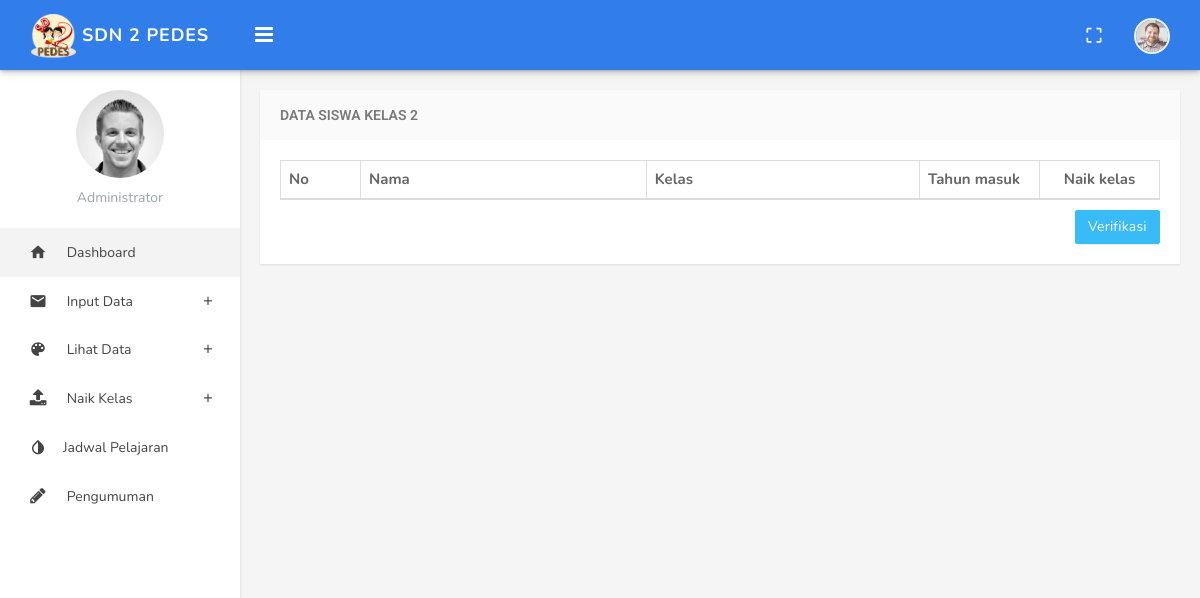
Page /index.php/admin/naikkelas/kelas2 on the earlier database version.
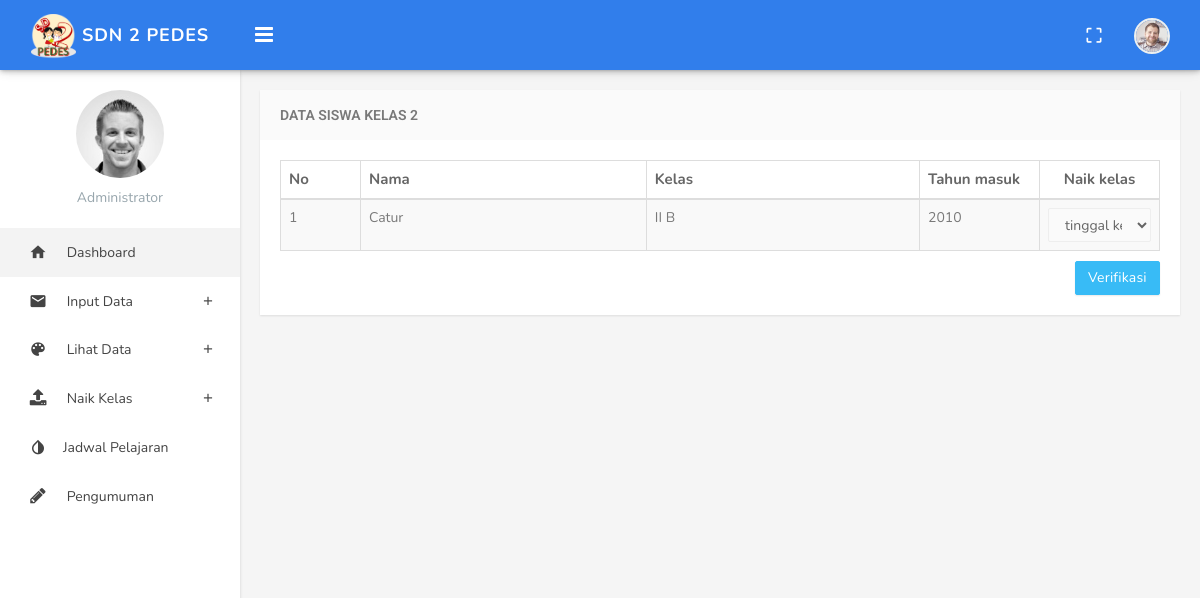
Same page on the later database version.
### tables this page shows
CREATE TABLE `siswa` (
  `nis` varchar(15) NOT NULL,
  `nama` varchar(30) NOT NULL,
  `jk` enum('L','P') NOT NULL,
  `ttl` varchar(30) NOT NULL,
  `id_kelas` int(5) NOT NULL,
  `th_masuk` varchar(15) NOT NULL,
  `nope` varchar(15) NOT NULL,
  `alamat` varchar(50) NOT NULL
);

CREATE TABLE `ruang_kelas` (
  `id` int(5) NOT NULL,
  `nama_ruangan` varchar(6) NOT NULL,
  `jumlah_siswa` int(2) NOT NULL,
  `status` int(11) NOT NULL
);

### application/controllers/admin/Naikkelas.php (called while the page is built, shortened)
<?php
class Naikkelas extends CI_Controller
{
    public function kelas2()
	{
        $data['siswa']= $this->db->select('siswa.*, ruang_kelas.nama_ruangan as kelas')->from('siswa')->join('ruang_kelas','ruang_kelas.id=siswa.id_kelas')->where('ruang_kelas.status',2)->get()->result();
        $stat = $this->db->select('status')->from('ruang_kelas')->where('ruang_kelas.id',3)->get()->row();
        $id = $stat->status;
        $data['naik']= $this->db->select('*')->from('ruang_kelas')->where('ruang_kelas.status',$id+1)->get()->result();
        $this->load->view('admin/naikkelas/kelas2',$data);
    }
}

### index.php (called while the page is built, shortened)
<?php
require_once BASEPATH.'core/CodeIgniter.php';

### application/views/admin/naikkelas/kelas2.php (the view, shortened to what this page needs)
<!DOCTYPE html>
<html>
<head>
</head>
<body class="fixed-left">
    <div id="wrapper">
        <div class="content-page">
			<div class="content">
				<div class="container">
					<div class="row">
						<div class="col-md-12">
							<div class="panel panel-default">
								<div class="panel-heading">
									<h3 class="panel-title">Data Siswa Kelas 2</h3>
								</div>
								<div class="panel-body">
									<table width="100%" class="table table-striped table-bordered" id="tabeldata">
										<thead>
											<tr>
												<th width="80">No</th>
												<th >Nama</th>
												<th>Kelas</th>
												<th width="120">Tahun masuk</th>
												<th width="120"><center>Naik kelas</center></th>
											</tr>
										</thead>
										<tbody>
                                        <?php $no = 1; ?>
                                            <?php foreach($siswa as $sw) : ?>
                                                <tr class="gradeX">
                                                    <td><?= $no++;?> </td>
                                                    <td><?= $sw->nama; ?></td>
                                                    <td><?= $sw->kelas; ?></td>
                                                    <td><?= $sw->th_masuk; ?></td>
                                                    <td >
                                                    <select name="kelas" class="form-control">
                                                    <option>tinggal kelas</option>
                                                    </select></td>
                                                </tr>
                                            <?php endforeach; ?>
										</tbody>
									</table>
                                    <button type="submit" class="btn btn-info waves-effect waves-light pull-right">Verifikasi</button>
								</div>
							</div>
						</div>
						</div>
					</div>
				</div>
			</div>
		</div>
</body>
</html>

Differences in the rows shown:
now on this page (row edited): siswa: nama "Catur", ruang_kelas.nama_ruangan "II B", th_masuk "2010"
